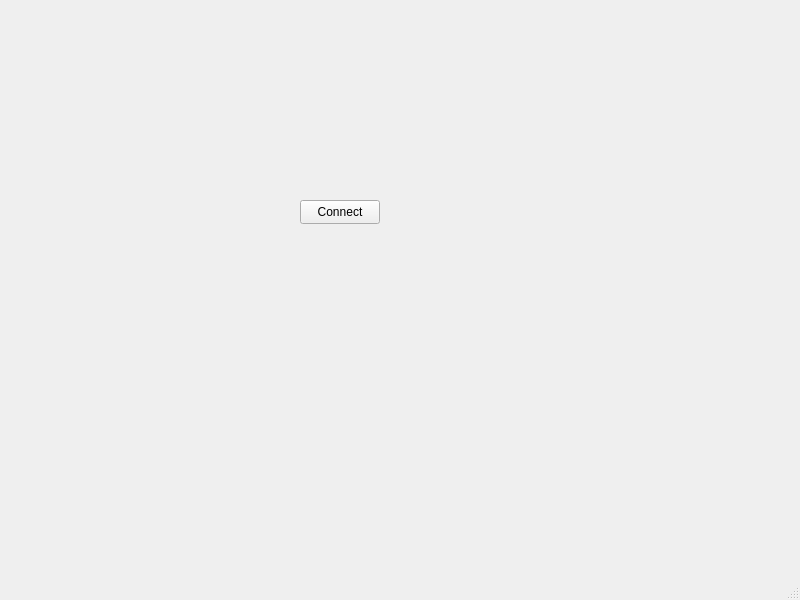
<?xml version="1.0" encoding="UTF-8"?>
<ui version="4.0">
 <class>MainWindow</class>
 <widget class="QMainWindow" name="MainWindow">
  <property name="geometry">
   <rect>
    <x>0</x>
    <y>0</y>
    <width>800</width>
    <height>600</height>
   </rect>
  </property>
  <property name="windowTitle">
   <string>MainWindow</string>
  </property>
  <widget class="QWidget" name="centralwidget">
   <widget class="QPushButton" name="pushButton">
    <property name="geometry">
     <rect>
      <x>300</x>
      <y>200</y>
      <width>80</width>
      <height>24</height>
     </rect>
    </property>
    <property name="text">
     <string>Connect</string>
    </property>
   </widget>
  </widget>
  <widget class="QMenuBar" name="menubar">
   <property name="geometry">
    <rect>
     <x>0</x>
     <y>0</y>
     <width>800</width>
     <height>21</height>
    </rect>
   </property>
  </widget>
  <widget class="QStatusBar" name="statusbar"/>
 </widget>
 <resources/>
 <connections/>
</ui>
